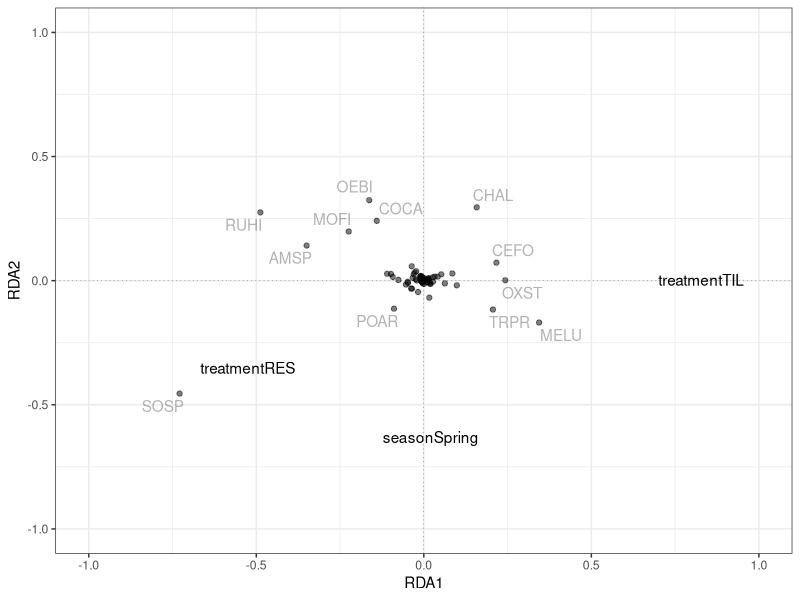
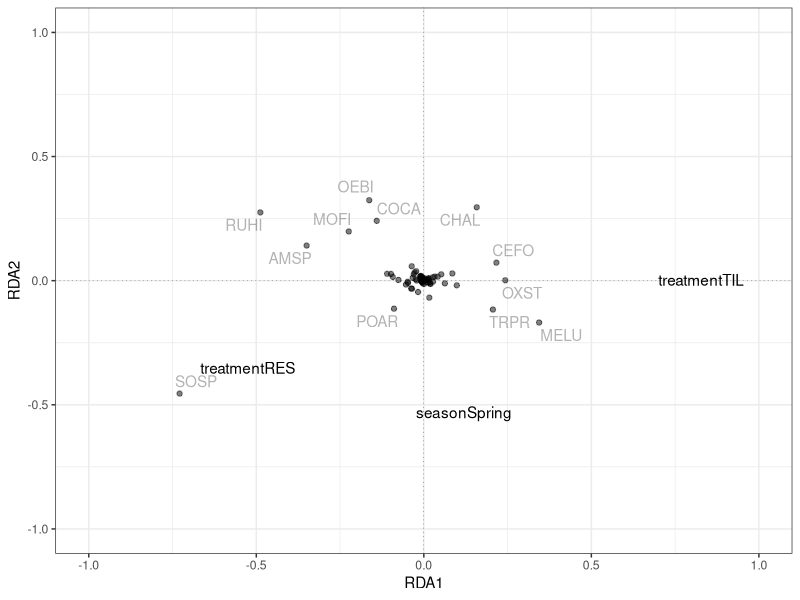

The R script that drew these images, in order:
# libraries --------------------------------------------------------------------
library(here)
library(dplyr)
library(ggplot2)
library(vegan)
library(ggrepel)

# import -----------------------------------------------------------------------

spr_sb <- read.csv(
  here("data", "analysis_data", "spring_seedbank.csv"),
  row.names = 1
)

fall_sb <- read.csv(
  here("data", "analysis_data", "fall_seedbank.csv"),
  row.names = 1
)

# check packaging --------------------------------------------------------------
glimpse(spr_sb)
glimpse(fall_sb)

# clean data -------------------------------------------------------------------

sb <- rbind(fall_sb, spr_sb)

# clean data: community data matrix --------------------------------------------

comm_matrix <- sb %>%
  group_by(season, treatment, site_code) %>%
  tidyr::pivot_wider(names_from = spp_code, values_from = total_abund) %>%
  ungroup() %>%
  mutate(across(.cols = AMRE:LOPE, ~ tidyr::replace_na(.x, 0)))

# redundancy analysis ----------------------------------------------------------

## prep ------------------------------------------------------------------------

Y <- comm_matrix %>%
  dplyr::select(-c("season", "site_name", "site_code", "treatment", "plot")) %>%
  vegan::decostand("hellinger")

## run RDA ----
comm_comp_rda <- rda(Y ~ season + treatment + site_name, data = comm_matrix)

## grab eigenvalues ----
rda_summ <- summary(comm_comp_rda)

## get r squared ----

# unadjusted R^2 retrieved from rda object
R2 <- RsquareAdj(comm_comp_rda)$r.squared

# adjusted R^2 retrieved from rda object
R2adj <- RsquareAdj(comm_comp_rda)$adj.r.squared

## anova ----

anova(comm_comp_rda, permutations = how(nperm = 999))
anova(comm_comp_rda, by = "axis", permutations = how(nperm = 999))

# plot ----

# manually extract scores for the first two RDA axes
sp_scores <- as.data.frame(rda_summ$species[, c("RDA1", "RDA2")])
st_scores <- as.data.frame(rda_summ$sites[, c("RDA1", "RDA2")])
yz_scores <- as.data.frame(rda_summ$biplot[, c("RDA1", "RDA2")]) # remove sites for now

# show only management regimes (instead of site names) for readability
yz_scores$vars <- rownames(yz_scores) 
yz_scores <- filter(
  yz_scores, 
  vars %in% c(
    "seasonSpring", 
    "treatmentRES",
    "treatmentTIL"
    )
  ) 

# plot the scores using ggplot2 syntax
(ggplot_rda <- 
  
  ggplot() + 

  # species scores
  geom_text_repel(
    aes(x = RDA1, y  = RDA2), 
    label = row.names(sp_scores), 
    max.overlaps = 50, 
    alpha = 0.3, 
    data = sp_scores) +
  geom_point(
    aes(x = RDA1, y  = RDA2), 
    alpha = 0.5, 
    data = sp_scores) +
  
  # environmental scores 
  geom_text_repel(
    aes(x = RDA1, y = RDA2), 
    label = row.names(yz_scores), 
    data = yz_scores
  ) + 
  geom_hline(yintercept = 0, linetype = 3, linewidth = 0.1) + 
  geom_vline(xintercept = 0, linetype = 3, linewidth  = 0.1) + 
  xlim(-1, 1) + 
  ylim(-1, 1) + 
  theme_bw()
)

# save to disk -----------------------------------------------------------------

ggsave(
  filename = here("output", "results", "rda_community_composition.svg"),
  plot = ggplot_rda, 
  device = "svg", 
  units = "in", 
  height = 5, 
  width = 5
)
